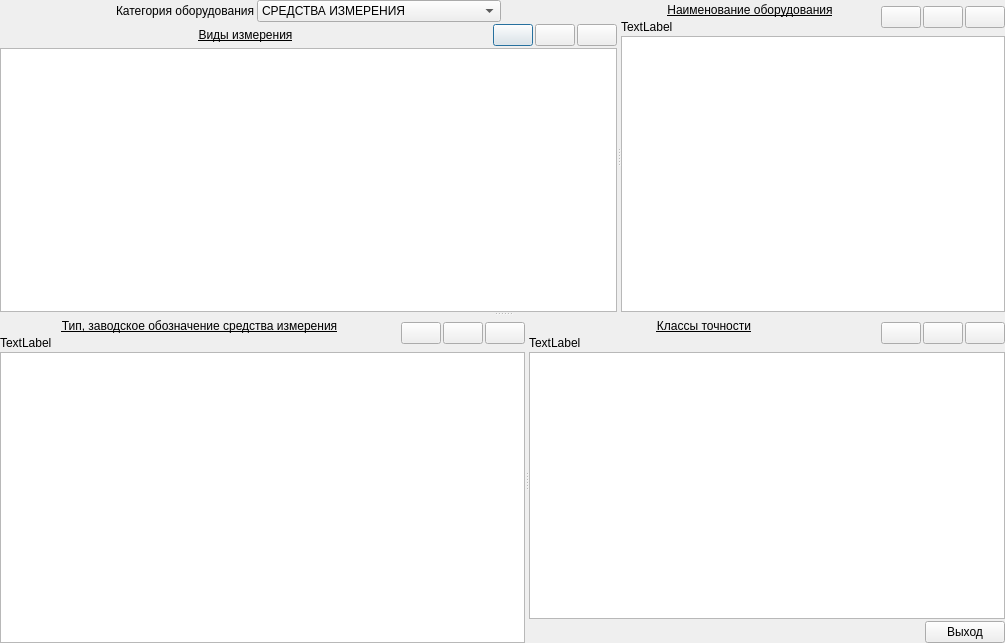
<?xml version="1.0" encoding="UTF-8"?>
<ui version="4.0">
 <class>Dialog</class>
 <widget class="QDialog" name="Dialog">
  <property name="geometry">
   <rect>
    <x>0</x>
    <y>0</y>
    <width>1005</width>
    <height>643</height>
   </rect>
  </property>
  <property name="windowTitle">
   <string>Классификатор оборудования</string>
  </property>
  <layout class="QHBoxLayout" name="horizontalLayout_14">
   <property name="spacing">
    <number>0</number>
   </property>
   <property name="margin">
    <number>0</number>
   </property>
   <item>
    <widget class="QSplitter" name="splitter_3">
     <property name="orientation">
      <enum>Qt::Vertical</enum>
     </property>
     <widget class="QWidget" name="layoutWidget">
      <layout class="QHBoxLayout" name="horizontalLayout">
       <item>
        <widget class="QSplitter" name="splitter_2">
         <property name="orientation">
          <enum>Qt::Horizontal</enum>
         </property>
         <widget class="QWidget" name="verticalLayoutWidget">
          <layout class="QVBoxLayout" name="verticalLayout">
           <property name="spacing">
            <number>2</number>
           </property>
           <item>
            <layout class="QHBoxLayout" name="horizontalLayout_15">
             <item>
              <spacer name="horizontalSpacer_9">
               <property name="orientation">
                <enum>Qt::Horizontal</enum>
               </property>
               <property name="sizeHint" stdset="0">
                <size>
                 <width>40</width>
                 <height>20</height>
                </size>
               </property>
              </spacer>
             </item>
             <item>
              <widget class="QLabel" name="label_8">
               <property name="text">
                <string>Категория оборудования</string>
               </property>
              </widget>
             </item>
             <item>
              <widget class="QComboBox" name="comboBox">
               <item>
                <property name="text">
                 <string>СРЕДСТВА ИЗМЕРЕНИЯ</string>
                </property>
               </item>
               <item>
                <property name="text">
                 <string>СРЕДСТВА ЗАЩИТЫ</string>
                </property>
               </item>
               <item>
                <property name="text">
                 <string>ИСПЫТАТЕЛЬНОЕ ОБОРУДОВАНИЕ</string>
                </property>
               </item>
              </widget>
             </item>
             <item>
              <spacer name="horizontalSpacer_11">
               <property name="orientation">
                <enum>Qt::Horizontal</enum>
               </property>
               <property name="sizeHint" stdset="0">
                <size>
                 <width>40</width>
                 <height>20</height>
                </size>
               </property>
              </spacer>
             </item>
            </layout>
           </item>
           <item>
            <layout class="QHBoxLayout" name="horizontalLayout_3">
             <item>
              <spacer name="horizontalSpacer_6">
               <property name="orientation">
                <enum>Qt::Horizontal</enum>
               </property>
               <property name="sizeHint" stdset="0">
                <size>
                 <width>40</width>
                 <height>20</height>
                </size>
               </property>
              </spacer>
             </item>
             <item>
              <widget class="QLabel" name="label_5">
               <property name="sizePolicy">
                <sizepolicy hsizetype="Preferred" vsizetype="Preferred">
                 <horstretch>2</horstretch>
                 <verstretch>0</verstretch>
                </sizepolicy>
               </property>
               <property name="font">
                <font>
                 <pointsize>9</pointsize>
                 <weight>50</weight>
                 <italic>false</italic>
                 <bold>false</bold>
                 <underline>true</underline>
                 <kerning>true</kerning>
                </font>
               </property>
               <property name="frameShape">
                <enum>QFrame::NoFrame</enum>
               </property>
               <property name="text">
                <string>Виды измерения</string>
               </property>
               <property name="alignment">
                <set>Qt::AlignCenter</set>
               </property>
               <property name="wordWrap">
                <bool>true</bool>
               </property>
              </widget>
             </item>
             <item>
              <spacer name="horizontalSpacer">
               <property name="orientation">
                <enum>Qt::Horizontal</enum>
               </property>
               <property name="sizeHint" stdset="0">
                <size>
                 <width>40</width>
                 <height>20</height>
                </size>
               </property>
              </spacer>
             </item>
             <item>
              <widget class="QPushButton" name="pushButton">
               <property name="toolTip">
                <string>добавить вид измерения</string>
               </property>
               <property name="text">
                <string/>
               </property>
               <property name="icon">
                <iconset>
                 <normaloff>:/ico/ico/Play_Red_128.png</normaloff>:/ico/ico/Play_Red_128.png</iconset>
               </property>
               <property name="iconSize">
                <size>
                 <width>24</width>
                 <height>24</height>
                </size>
               </property>
              </widget>
             </item>
             <item>
              <widget class="QPushButton" name="pushButton_3">
               <property name="toolTip">
                <string>редактировать вид измерения</string>
               </property>
               <property name="text">
                <string/>
               </property>
               <property name="icon">
                <iconset>
                 <normaloff>../../Users/Александр/.designer/ElectroLab/trunk/electrolab/gui/ui/ico/pencil_32.png</normaloff>../../Users/Александр/.designer/ElectroLab/trunk/electrolab/gui/ui/ico/pencil_32.png</iconset>
               </property>
               <property name="iconSize">
                <size>
                 <width>24</width>
                 <height>24</height>
                </size>
               </property>
              </widget>
             </item>
             <item>
              <widget class="QPushButton" name="pushButton_2">
               <property name="toolTip">
                <string>удалить вид измерени</string>
               </property>
               <property name="text">
                <string/>
               </property>
               <property name="icon">
                <iconset>
                 <normaloff>../../Users/Александр/.designer/ElectroLab/trunk/electrolab/gui/ui/ico/trash_32.png</normaloff>../../Users/Александр/.designer/ElectroLab/trunk/electrolab/gui/ui/ico/trash_32.png</iconset>
               </property>
               <property name="iconSize">
                <size>
                 <width>24</width>
                 <height>24</height>
                </size>
               </property>
              </widget>
             </item>
            </layout>
           </item>
           <item>
            <layout class="QHBoxLayout" name="horizontalLayout_4">
             <item>
              <widget class="QTableView" name="tableView">
               <property name="font">
                <font>
                 <italic>false</italic>
                </font>
               </property>
               <attribute name="horizontalHeaderVisible">
                <bool>false</bool>
               </attribute>
               <attribute name="horizontalHeaderStretchLastSection">
                <bool>true</bool>
               </attribute>
              </widget>
             </item>
            </layout>
           </item>
          </layout>
         </widget>
         <widget class="QWidget" name="verticalLayoutWidget_2">
          <layout class="QVBoxLayout" name="verticalLayout_2">
           <property name="spacing">
            <number>2</number>
           </property>
           <item>
            <layout class="QHBoxLayout" name="horizontalLayout_5">
             <item>
              <layout class="QVBoxLayout" name="verticalLayout_5">
               <property name="spacing">
                <number>0</number>
               </property>
               <item>
                <layout class="QHBoxLayout" name="horizontalLayout_11">
                 <item>
                  <spacer name="horizontalSpacer_7">
                   <property name="orientation">
                    <enum>Qt::Horizontal</enum>
                   </property>
                   <property name="sizeHint" stdset="0">
                    <size>
                     <width>40</width>
                     <height>20</height>
                    </size>
                   </property>
                  </spacer>
                 </item>
                 <item>
                  <widget class="QLabel" name="label_3">
                   <property name="sizePolicy">
                    <sizepolicy hsizetype="Preferred" vsizetype="Preferred">
                     <horstretch>2</horstretch>
                     <verstretch>0</verstretch>
                    </sizepolicy>
                   </property>
                   <property name="font">
                    <font>
                     <pointsize>9</pointsize>
                     <italic>false</italic>
                     <underline>true</underline>
                    </font>
                   </property>
                   <property name="text">
                    <string>Наименование оборудования</string>
                   </property>
                   <property name="textFormat">
                    <enum>Qt::AutoText</enum>
                   </property>
                   <property name="alignment">
                    <set>Qt::AlignCenter</set>
                   </property>
                   <property name="wordWrap">
                    <bool>true</bool>
                   </property>
                  </widget>
                 </item>
                 <item>
                  <spacer name="horizontalSpacer_2">
                   <property name="orientation">
                    <enum>Qt::Horizontal</enum>
                   </property>
                   <property name="sizeHint" stdset="0">
                    <size>
                     <width>40</width>
                     <height>20</height>
                    </size>
                   </property>
                  </spacer>
                 </item>
                </layout>
               </item>
               <item>
                <widget class="QLabel" name="label_2">
                 <property name="text">
                  <string>TextLabel</string>
                 </property>
                 <property name="wordWrap">
                  <bool>true</bool>
                 </property>
                </widget>
               </item>
              </layout>
             </item>
             <item>
              <widget class="QPushButton" name="pushButton_4">
               <property name="toolTip">
                <string>добавить группу средств измерени</string>
               </property>
               <property name="text">
                <string/>
               </property>
               <property name="icon">
                <iconset>
                 <normaloff>../../Users/Александр/.designer/ElectroLab/trunk/electrolab/gui/ui/ico/add_32.png</normaloff>../../Users/Александр/.designer/ElectroLab/trunk/electrolab/gui/ui/ico/add_32.png</iconset>
               </property>
               <property name="iconSize">
                <size>
                 <width>24</width>
                 <height>24</height>
                </size>
               </property>
              </widget>
             </item>
             <item>
              <widget class="QPushButton" name="pushButton_6">
               <property name="toolTip">
                <string>редактировать группу средств измерения</string>
               </property>
               <property name="text">
                <string/>
               </property>
               <property name="icon">
                <iconset>
                 <normaloff>../../Users/Александр/.designer/ElectroLab/trunk/electrolab/gui/ui/ico/pencil_32.png</normaloff>../../Users/Александр/.designer/ElectroLab/trunk/electrolab/gui/ui/ico/pencil_32.png</iconset>
               </property>
               <property name="iconSize">
                <size>
                 <width>24</width>
                 <height>24</height>
                </size>
               </property>
              </widget>
             </item>
             <item>
              <widget class="QPushButton" name="pushButton_5">
               <property name="toolTip">
                <string>удалить группу средств измерени</string>
               </property>
               <property name="text">
                <string/>
               </property>
               <property name="icon">
                <iconset>
                 <normaloff>../../Users/Александр/.designer/ElectroLab/trunk/electrolab/gui/ui/ico/trash_32.png</normaloff>../../Users/Александр/.designer/ElectroLab/trunk/electrolab/gui/ui/ico/trash_32.png</iconset>
               </property>
               <property name="iconSize">
                <size>
                 <width>24</width>
                 <height>24</height>
                </size>
               </property>
              </widget>
             </item>
            </layout>
           </item>
           <item>
            <layout class="QHBoxLayout" name="horizontalLayout_6">
             <item>
              <widget class="QTableView" name="tableView_2">
               <attribute name="horizontalHeaderVisible">
                <bool>false</bool>
               </attribute>
               <attribute name="horizontalHeaderStretchLastSection">
                <bool>true</bool>
               </attribute>
              </widget>
             </item>
            </layout>
           </item>
          </layout>
         </widget>
        </widget>
       </item>
      </layout>
     </widget>
     <widget class="QWidget" name="horizontalLayoutWidget">
      <layout class="QHBoxLayout" name="horizontalLayout_10">
       <item>
        <widget class="QSplitter" name="splitter">
         <property name="orientation">
          <enum>Qt::Horizontal</enum>
         </property>
         <widget class="QWidget" name="layoutWidget">
          <layout class="QVBoxLayout" name="verticalLayout_3">
           <property name="spacing">
            <number>2</number>
           </property>
           <item>
            <layout class="QHBoxLayout" name="horizontalLayout_7">
             <item>
              <layout class="QVBoxLayout" name="verticalLayout_6">
               <property name="spacing">
                <number>0</number>
               </property>
               <item>
                <layout class="QHBoxLayout" name="horizontalLayout_12">
                 <item>
                  <spacer name="horizontalSpacer_8">
                   <property name="orientation">
                    <enum>Qt::Horizontal</enum>
                   </property>
                   <property name="sizeHint" stdset="0">
                    <size>
                     <width>40</width>
                     <height>20</height>
                    </size>
                   </property>
                  </spacer>
                 </item>
                 <item>
                  <widget class="QLabel" name="label">
                   <property name="sizePolicy">
                    <sizepolicy hsizetype="Preferred" vsizetype="Preferred">
                     <horstretch>2</horstretch>
                     <verstretch>0</verstretch>
                    </sizepolicy>
                   </property>
                   <property name="font">
                    <font>
                     <pointsize>9</pointsize>
                     <underline>true</underline>
                     <stylestrategy>PreferDefault</stylestrategy>
                    </font>
                   </property>
                   <property name="text">
                    <string>Тип, заводское обозначение средства измерения</string>
                   </property>
                   <property name="alignment">
                    <set>Qt::AlignCenter</set>
                   </property>
                   <property name="wordWrap">
                    <bool>true</bool>
                   </property>
                  </widget>
                 </item>
                 <item>
                  <spacer name="horizontalSpacer_10">
                   <property name="orientation">
                    <enum>Qt::Horizontal</enum>
                   </property>
                   <property name="sizeHint" stdset="0">
                    <size>
                     <width>40</width>
                     <height>20</height>
                    </size>
                   </property>
                  </spacer>
                 </item>
                </layout>
               </item>
               <item>
                <widget class="QLabel" name="label_6">
                 <property name="text">
                  <string>TextLabel</string>
                 </property>
                </widget>
               </item>
              </layout>
             </item>
             <item>
              <widget class="QPushButton" name="pushButton_7">
               <property name="toolTip">
                <string>добавить средство измерения</string>
               </property>
               <property name="text">
                <string/>
               </property>
               <property name="icon">
                <iconset>
                 <normaloff>../../Users/Александр/.designer/ElectroLab/trunk/electrolab/gui/ui/ico/add_32.png</normaloff>../../Users/Александр/.designer/ElectroLab/trunk/electrolab/gui/ui/ico/add_32.png</iconset>
               </property>
               <property name="iconSize">
                <size>
                 <width>24</width>
                 <height>24</height>
                </size>
               </property>
              </widget>
             </item>
             <item>
              <widget class="QPushButton" name="pushButton_9">
               <property name="toolTip">
                <string>редактировать средство измерения</string>
               </property>
               <property name="text">
                <string/>
               </property>
               <property name="icon">
                <iconset>
                 <normaloff>../../Users/Александр/.designer/ElectroLab/trunk/electrolab/gui/ui/ico/pencil_32.png</normaloff>../../Users/Александр/.designer/ElectroLab/trunk/electrolab/gui/ui/ico/pencil_32.png</iconset>
               </property>
               <property name="iconSize">
                <size>
                 <width>24</width>
                 <height>24</height>
                </size>
               </property>
              </widget>
             </item>
             <item>
              <widget class="QPushButton" name="pushButton_8">
               <property name="toolTip">
                <string>удалить средство измерения</string>
               </property>
               <property name="text">
                <string/>
               </property>
               <property name="icon">
                <iconset>
                 <normaloff>../../Users/Александр/.designer/ElectroLab/trunk/electrolab/gui/ui/ico/trash_32.png</normaloff>../../Users/Александр/.designer/ElectroLab/trunk/electrolab/gui/ui/ico/trash_32.png</iconset>
               </property>
               <property name="iconSize">
                <size>
                 <width>24</width>
                 <height>24</height>
                </size>
               </property>
              </widget>
             </item>
            </layout>
           </item>
           <item>
            <layout class="QHBoxLayout" name="horizontalLayout_8">
             <item>
              <widget class="QTableView" name="tableView_3">
               <attribute name="horizontalHeaderCascadingSectionResizes">
                <bool>true</bool>
               </attribute>
               <attribute name="horizontalHeaderStretchLastSection">
                <bool>false</bool>
               </attribute>
              </widget>
             </item>
            </layout>
           </item>
          </layout>
         </widget>
         <widget class="QWidget" name="verticalLayoutWidget_3">
          <layout class="QVBoxLayout" name="verticalLayout_4">
           <property name="spacing">
            <number>2</number>
           </property>
           <item>
            <layout class="QHBoxLayout" name="horizontalLayout_9">
             <item>
              <layout class="QVBoxLayout" name="verticalLayout_7">
               <property name="spacing">
                <number>0</number>
               </property>
               <item>
                <layout class="QHBoxLayout" name="horizontalLayout_13">
                 <item>
                  <spacer name="horizontalSpacer_4">
                   <property name="orientation">
                    <enum>Qt::Horizontal</enum>
                   </property>
                   <property name="sizeHint" stdset="0">
                    <size>
                     <width>40</width>
                     <height>20</height>
                    </size>
                   </property>
                  </spacer>
                 </item>
                 <item>
                  <widget class="QLabel" name="label_4">
                   <property name="sizePolicy">
                    <sizepolicy hsizetype="Preferred" vsizetype="Preferred">
                     <horstretch>2</horstretch>
                     <verstretch>0</verstretch>
                    </sizepolicy>
                   </property>
                   <property name="font">
                    <font>
                     <pointsize>9</pointsize>
                     <underline>true</underline>
                    </font>
                   </property>
                   <property name="text">
                    <string>Классы точности</string>
                   </property>
                   <property name="alignment">
                    <set>Qt::AlignCenter</set>
                   </property>
                   <property name="wordWrap">
                    <bool>true</bool>
                   </property>
                  </widget>
                 </item>
                 <item>
                  <spacer name="horizontalSpacer_3">
                   <property name="orientation">
                    <enum>Qt::Horizontal</enum>
                   </property>
                   <property name="sizeHint" stdset="0">
                    <size>
                     <width>40</width>
                     <height>20</height>
                    </size>
                   </property>
                  </spacer>
                 </item>
                </layout>
               </item>
               <item>
                <widget class="QLabel" name="label_7">
                 <property name="text">
                  <string>TextLabel</string>
                 </property>
                </widget>
               </item>
              </layout>
             </item>
             <item>
              <widget class="QPushButton" name="pushButton_10">
               <property name="toolTip">
                <string>добавить класс точности измерени</string>
               </property>
               <property name="text">
                <string/>
               </property>
               <property name="icon">
                <iconset>
                 <normaloff>../../Users/Александр/.designer/ElectroLab/trunk/electrolab/gui/ui/ico/add_32.png</normaloff>../../Users/Александр/.designer/ElectroLab/trunk/electrolab/gui/ui/ico/add_32.png</iconset>
               </property>
               <property name="iconSize">
                <size>
                 <width>24</width>
                 <height>24</height>
                </size>
               </property>
              </widget>
             </item>
             <item>
              <widget class="QPushButton" name="pushButton_12">
               <property name="toolTip">
                <string>редактировать класс точности измерения</string>
               </property>
               <property name="text">
                <string/>
               </property>
               <property name="icon">
                <iconset>
                 <normaloff>../../Users/Александр/.designer/ElectroLab/trunk/electrolab/gui/ui/ico/pencil_32.png</normaloff>../../Users/Александр/.designer/ElectroLab/trunk/electrolab/gui/ui/ico/pencil_32.png</iconset>
               </property>
               <property name="iconSize">
                <size>
                 <width>24</width>
                 <height>24</height>
                </size>
               </property>
              </widget>
             </item>
             <item>
              <widget class="QPushButton" name="pushButton_11">
               <property name="toolTip">
                <string>удалить класс точности измерения</string>
               </property>
               <property name="text">
                <string/>
               </property>
               <property name="icon">
                <iconset>
                 <normaloff>../../Users/Александр/.designer/ElectroLab/trunk/electrolab/gui/ui/ico/trash_32.png</normaloff>../../Users/Александр/.designer/ElectroLab/trunk/electrolab/gui/ui/ico/trash_32.png</iconset>
               </property>
               <property name="iconSize">
                <size>
                 <width>24</width>
                 <height>24</height>
                </size>
               </property>
              </widget>
             </item>
            </layout>
           </item>
           <item>
            <widget class="QTableView" name="tableView_4">
             <attribute name="horizontalHeaderVisible">
              <bool>true</bool>
             </attribute>
             <attribute name="horizontalHeaderCascadingSectionResizes">
              <bool>true</bool>
             </attribute>
             <attribute name="horizontalHeaderStretchLastSection">
              <bool>false</bool>
             </attribute>
            </widget>
           </item>
           <item>
            <layout class="QHBoxLayout" name="horizontalLayout_2">
             <item>
              <spacer name="horizontalSpacer_5">
               <property name="orientation">
                <enum>Qt::Horizontal</enum>
               </property>
               <property name="sizeHint" stdset="0">
                <size>
                 <width>40</width>
                 <height>20</height>
                </size>
               </property>
              </spacer>
             </item>
             <item>
              <widget class="QPushButton" name="pushButton_13">
               <property name="text">
                <string>Выход</string>
               </property>
               <property name="icon">
                <iconset>
                 <normaloff>../../Users/Александр/.designer/ElectroLab/trunk/electrolab/gui/ui/ico/64_Exit.png</normaloff>../../Users/Александр/.designer/ElectroLab/trunk/electrolab/gui/ui/ico/64_Exit.png</iconset>
               </property>
               <property name="iconSize">
                <size>
                 <width>24</width>
                 <height>24</height>
                </size>
               </property>
              </widget>
             </item>
            </layout>
           </item>
          </layout>
         </widget>
        </widget>
       </item>
      </layout>
     </widget>
    </widget>
   </item>
  </layout>
 </widget>
 <resources>
  <include location="../ElectroLab/trunk/electrolab/gui/ui/ico_64.qrc"/>
 </resources>
 <connections>
  <connection>
   <sender>pushButton_13</sender>
   <signal>clicked()</signal>
   <receiver>Dialog</receiver>
   <slot>close()</slot>
   <hints>
    <hint type="sourcelabel">
     <x>947</x>
     <y>699</y>
    </hint>
    <hint type="destinationlabel">
     <x>498</x>
     <y>361</y>
    </hint>
   </hints>
  </connection>
 </connections>
</ui>
